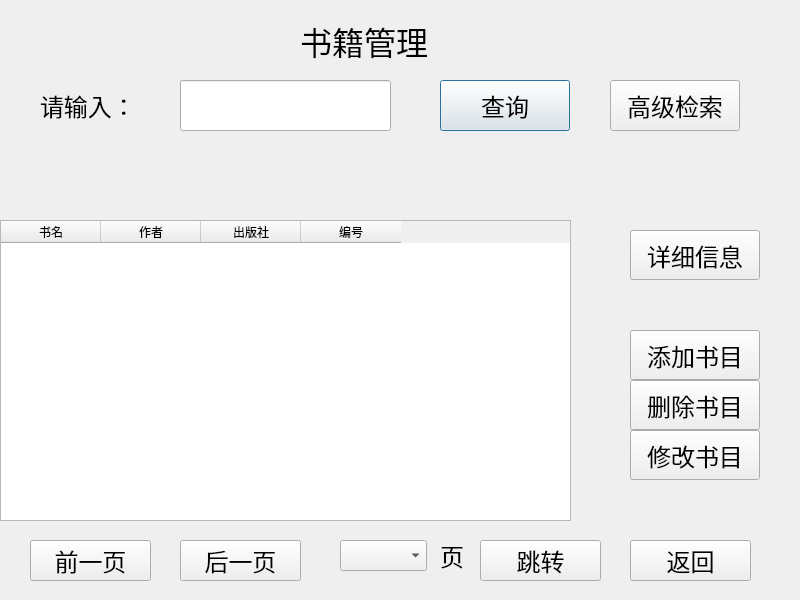
<?xml version="1.0" encoding="UTF-8"?>
<ui version="4.0">
 <class>BookManagement</class>
 <widget class="QDialog" name="BookManagement">
  <property name="geometry">
   <rect>
    <x>0</x>
    <y>0</y>
    <width>800</width>
    <height>600</height>
   </rect>
  </property>
  <property name="windowTitle">
   <string>图书管理</string>
  </property>
  <property name="windowIcon">
   <iconset resource="vectorpng.qrc">
    <normaloff>:/Image/Book_Colorless.png</normaloff>:/Image/Book_Colorless.png</iconset>
  </property>
  <widget class="QLabel" name="label">
   <property name="geometry">
    <rect>
     <x>40</x>
     <y>90</y>
     <width>121</width>
     <height>31</height>
    </rect>
   </property>
   <property name="font">
    <font>
     <pointsize>18</pointsize>
    </font>
   </property>
   <property name="text">
    <string>请输入：</string>
   </property>
  </widget>
  <widget class="QLineEdit" name="Book_Edit">
   <property name="geometry">
    <rect>
     <x>180</x>
     <y>80</y>
     <width>211</width>
     <height>51</height>
    </rect>
   </property>
   <property name="font">
    <font>
     <pointsize>18</pointsize>
    </font>
   </property>
  </widget>
  <widget class="QPushButton" name="SearchBook">
   <property name="geometry">
    <rect>
     <x>440</x>
     <y>80</y>
     <width>130</width>
     <height>51</height>
    </rect>
   </property>
   <property name="font">
    <font>
     <pointsize>18</pointsize>
    </font>
   </property>
   <property name="text">
    <string>查询</string>
   </property>
  </widget>
  <widget class="QPushButton" name="AddBook_Bt">
   <property name="geometry">
    <rect>
     <x>630</x>
     <y>330</y>
     <width>130</width>
     <height>50</height>
    </rect>
   </property>
   <property name="font">
    <font>
     <pointsize>18</pointsize>
    </font>
   </property>
   <property name="text">
    <string>添加书目</string>
   </property>
  </widget>
  <widget class="QPushButton" name="Delete_Book">
   <property name="geometry">
    <rect>
     <x>630</x>
     <y>380</y>
     <width>130</width>
     <height>50</height>
    </rect>
   </property>
   <property name="font">
    <font>
     <pointsize>18</pointsize>
    </font>
   </property>
   <property name="text">
    <string>删除书目</string>
   </property>
  </widget>
  <widget class="QTableWidget" name="tableWidget">
   <property name="geometry">
    <rect>
     <x>0</x>
     <y>220</y>
     <width>571</width>
     <height>301</height>
    </rect>
   </property>
   <property name="rowCount">
    <number>0</number>
   </property>
   <property name="columnCount">
    <number>4</number>
   </property>
   <column>
    <property name="text">
     <string>书名</string>
    </property>
   </column>
   <column>
    <property name="text">
     <string>作者</string>
    </property>
   </column>
   <column>
    <property name="text">
     <string>出版社</string>
    </property>
   </column>
   <column>
    <property name="text">
     <string>编号</string>
    </property>
   </column>
  </widget>
  <widget class="QLabel" name="label_5">
   <property name="geometry">
    <rect>
     <x>300</x>
     <y>20</y>
     <width>161</width>
     <height>41</height>
    </rect>
   </property>
   <property name="font">
    <font>
     <pointsize>24</pointsize>
    </font>
   </property>
   <property name="text">
    <string>书籍管理</string>
   </property>
  </widget>
  <widget class="QPushButton" name="BookM_Return_bt">
   <property name="geometry">
    <rect>
     <x>630</x>
     <y>540</y>
     <width>121</width>
     <height>41</height>
    </rect>
   </property>
   <property name="font">
    <font>
     <pointsize>18</pointsize>
    </font>
   </property>
   <property name="text">
    <string>返回</string>
   </property>
  </widget>
  <widget class="QPushButton" name="Modify_Book">
   <property name="geometry">
    <rect>
     <x>630</x>
     <y>430</y>
     <width>130</width>
     <height>50</height>
    </rect>
   </property>
   <property name="font">
    <font>
     <pointsize>18</pointsize>
    </font>
   </property>
   <property name="text">
    <string>修改书目</string>
   </property>
  </widget>
  <widget class="QPushButton" name="advancedsearch">
   <property name="geometry">
    <rect>
     <x>610</x>
     <y>80</y>
     <width>130</width>
     <height>51</height>
    </rect>
   </property>
   <property name="font">
    <font>
     <pointsize>18</pointsize>
    </font>
   </property>
   <property name="text">
    <string>高级检索</string>
   </property>
  </widget>
  <widget class="QPushButton" name="detailed_information">
   <property name="geometry">
    <rect>
     <x>630</x>
     <y>230</y>
     <width>130</width>
     <height>50</height>
    </rect>
   </property>
   <property name="font">
    <font>
     <pointsize>18</pointsize>
    </font>
   </property>
   <property name="text">
    <string>详细信息</string>
   </property>
  </widget>
  <widget class="QPushButton" name="BookM_Return_bt_2">
   <property name="geometry">
    <rect>
     <x>180</x>
     <y>540</y>
     <width>121</width>
     <height>41</height>
    </rect>
   </property>
   <property name="font">
    <font>
     <pointsize>18</pointsize>
    </font>
   </property>
   <property name="text">
    <string>后一页</string>
   </property>
  </widget>
  <widget class="QPushButton" name="BookM_Return_bt_3">
   <property name="geometry">
    <rect>
     <x>30</x>
     <y>540</y>
     <width>121</width>
     <height>41</height>
    </rect>
   </property>
   <property name="font">
    <font>
     <pointsize>18</pointsize>
    </font>
   </property>
   <property name="text">
    <string>前一页</string>
   </property>
  </widget>
  <widget class="QComboBox" name="comboBox">
   <property name="geometry">
    <rect>
     <x>340</x>
     <y>540</y>
     <width>87</width>
     <height>31</height>
    </rect>
   </property>
  </widget>
  <widget class="QLabel" name="label_2">
   <property name="geometry">
    <rect>
     <x>440</x>
     <y>540</y>
     <width>121</width>
     <height>31</height>
    </rect>
   </property>
   <property name="font">
    <font>
     <pointsize>18</pointsize>
    </font>
   </property>
   <property name="text">
    <string>页</string>
   </property>
  </widget>
  <widget class="QPushButton" name="BookM_Return_bt_4">
   <property name="geometry">
    <rect>
     <x>480</x>
     <y>540</y>
     <width>121</width>
     <height>41</height>
    </rect>
   </property>
   <property name="font">
    <font>
     <pointsize>18</pointsize>
    </font>
   </property>
   <property name="text">
    <string>跳转</string>
   </property>
  </widget>
 </widget>
 <resources>
  <include location="vectorpng.qrc"/>
 </resources>
 <connections/>
</ui>
